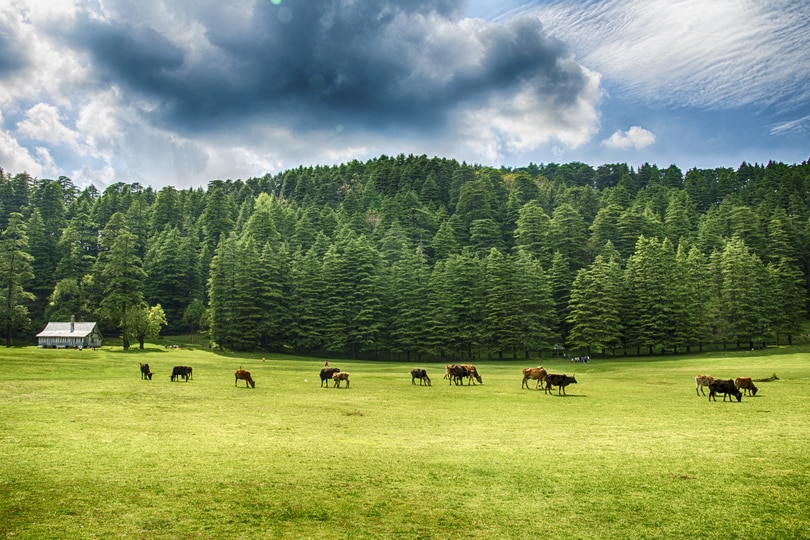
#> input picture himachal.jpg, 810 x 540 px, found by its file name
$ jupyter execute --allow-errors numpy.ipynb   (shell and % lines are left out)
#> lines starting #> are read from the running program, lines starting #| are printed output that depends on the picture; long printed decimals are rounded
<a href="https://colab.research.google.com/github/mkmritunjay/machineLearning/blob/master/numpy.ipynb" target="_parent"></a>

### Basics:
NumPy’s main object is the homogeneous multidimensional array. It is a table of elements (usually numbers), all of the same type, indexed by a tuple of non-negative integers. In NumPy dimensions are called axes.

For example, the coordinates of a point in 3D space [1, 2, 1] has one axis. That axis has 3 elements in it, so we say it has a length of 3. In the example below:

[[ 1., 0., 0.],
 [ 0., 1., 2.]]

the array has 2 axes. The first axis has a length of 2, the second axis has a length of 3.

---
NumPy’s array class is called ndarray. It is also known by the alias array. Note that numpy.array is not the same as the Standard Python Library class array.array, which only handles one-dimensional arrays and offers less functionality. The more important attributes of an ndarray object are:

1. ndarray.ndim

the number of axes (dimensions) of the array.

2. ndarray.shape

the dimensions of the array. This is a tuple of integers indicating the size of the array in each dimension. For a matrix with n rows and m columns, shape will be (n,m). The length of the shape tuple is therefore the number of axes, ndim.

3. ndarray.size

the total number of elements of the array. This is equal to the product of the elements of shape.

4. ndarray.dtype

an object describing the type of the elements in the array. One can create or specify dtype’s using standard Python types. Additionally NumPy provides types of its own. numpy.int32, numpy.int16, and numpy.float64 are some examples.

5. ndarray.itemsize

the size in bytes of each element of the array. For example, an array of elements of type float64 has itemsize 8 (=64/8), while one of type complex32 has itemsize 4 (=32/8). It is equivalent to ndarray.dtype.itemsize.

6. ndarray.data

the buffer containing the actual elements of the array. Normally, we won’t need to use this attribute because we will access the elements in an array using indexing facilities.

[cell 1]
import numpy as np

arr0 = np.zeros(4) # this will create an array of zeros of size 4, and each of type float.
arr0

[cell 2]
arr1 = np.ones(3) # this will create an array of one's of size 3, and each of type float.
arr1

[cell 3]
print('size of array with elements as 0s: {}'.format(arr0.shape))
print('size of array with elements as 1s: {}'.format(arr1.shape))

[cell 4]
emptyArr = np.empty(3)
emptyArr

[cell 5]
arr = np.arange(2,8,2) # creates an array of int elements. start=2, end=8, skip one value at a time
arr

[cell 6]
arr = np.linspace(2,8,4) # creates an array of 4 elements. values(float) of elements will be between 2 to 8
arr

[cell 7]
arr = np.array([10,20])
arr

[cell 8]
l = [1,2,3,4,5,6]
arr_l = np.array(l) # creates a 1-d numpy array
arr_l

[cell 9]
l2 = [7,8,9,4,5,6]
arr_l2 = np.array([l,l2]) # creates a 2-d numpy array
arr_l2

[cell 10]
np.random.seed(0) # makes the random numbers predictable. With the seed reset (every time), the same set of numbers will appear every time.
arr_rand = np.random.randint(10, size=5)
np.random.seed(0)
arr_rand2 = np.random.randint(10, size=5)
arr_rand

[cell 11]
arr_rand2 # will have same set of random numbers as arr_rand

[cell 12]
# slicing the array
arr_rand[0]

[cell 13]
arr_rand[0:2]

[cell 14]
arr_rand[-1]

[cell 15]
from skimage import io
url = 'https://raw.githubusercontent.com/mkmritunjay/machineLearning/master/himachal.jpg'

photo = io.imread(url)
#> photo is the input picture: shape (540, 810, 3); mean R, G, B 126.8, 142.3, 99.9

[cell 16]
type(photo)

[cell 17]
photo.shape
#> Out = (540, 810, 3)

[cell 18]
import matplotlib.pyplot as plt
plt.imshow(photo)

[cell 19]
plt.imshow(photo[::-1]) # reverse the rows.
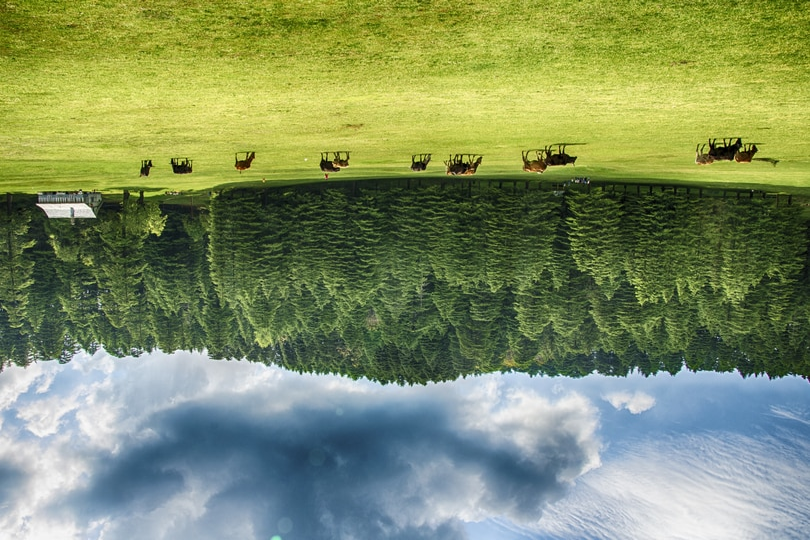
#> shown: shape (540, 810, 3); mean R, G, B 126.8, 142.3, 99.9

[cell 20]
plt.imshow(photo[:, ::-1]) # reverse the columns. It will create an mirror image.
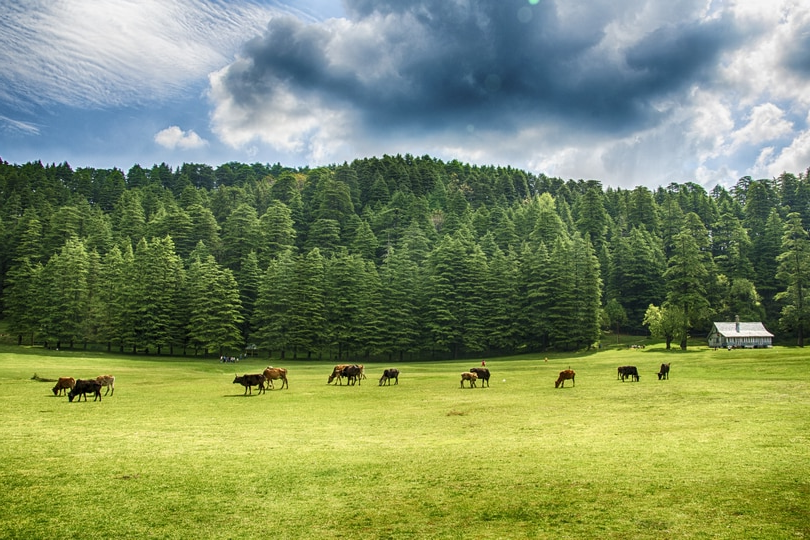
#> shown: shape (540, 810, 3); mean R, G, B 126.8, 142.3, 99.9

[cell 21]
# slice the image
plt.imshow(photo[200:400,20:350]) # showing only a slice of the image
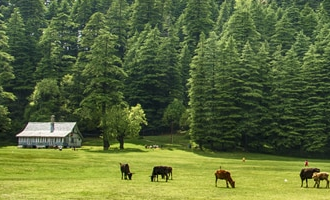
#> shown: shape (200, 330, 3); mean R, G, B 91.2, 106.6, 58

[cell 22]
plt.imshow(photo[::2, ::2])
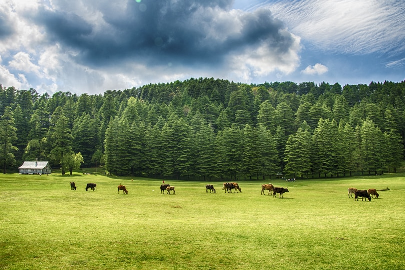
#> shown: shape (270, 405, 3); mean R, G, B 126.9, 142.3, 100.2

[cell 23]
# Using some inbuilt functions
photo_sin = np.sin(photo)
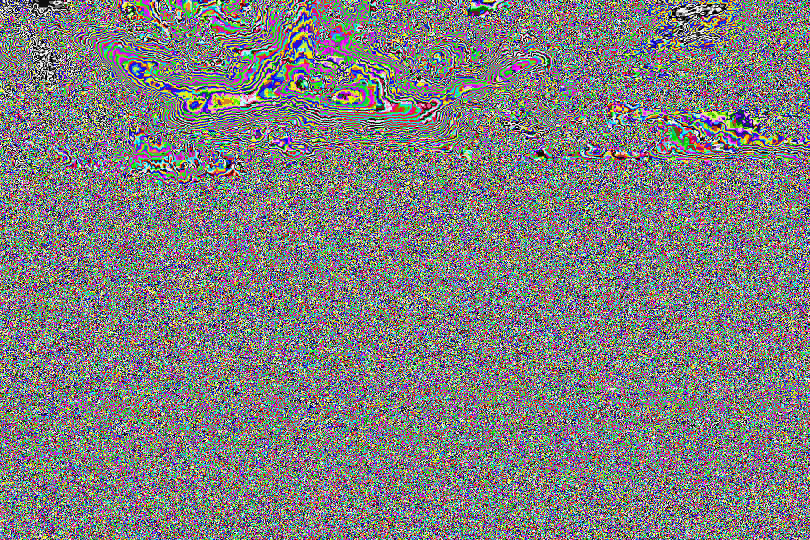
#> photo_sin: shape (540, 810, 3) float16; mean R, G, B 0.00156, 0.000295, 0.00163; drawn with min black and max white
photo_sin

[cell 24]
print(np.sum(photo))
#| 161421150
print(np.prod(photo))
#| 0
print(np.mean(photo))
#| 123.016
print(np.std(photo))
#| 65.354
print(np.var(photo))
#| 4271.145
print(np.min(photo))
#| 0
print(np.max(photo))
#| 255
print(np.argmin(photo)) # Returns the indices of the minimum values along an axis.
#| 536888
print(np.argmax(photo)) # Returns the indices of the maximum values along an axis.
#| 397690

[cell 25]
arr = np.array([1,2,3,4,5,6,7,8])

[cell 26]
arr < 3

[cell 27]
arr > 4

[cell 28]
arr[arr>4]

[cell 29]
photo_masked = np.where(photo> 100, 255, 0)
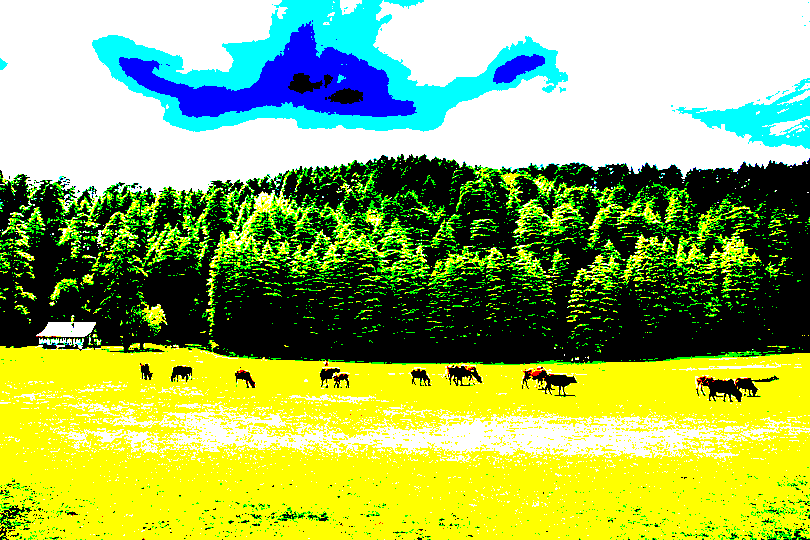
#> photo_masked: shape (540, 810, 3) int64; mean R, G, B 154.3, 180.9, 96.7

[cell 30]
plt.imshow(photo_masked)

[cell 31]
plt.imshow(np.where(photo> 50, 255, 0))
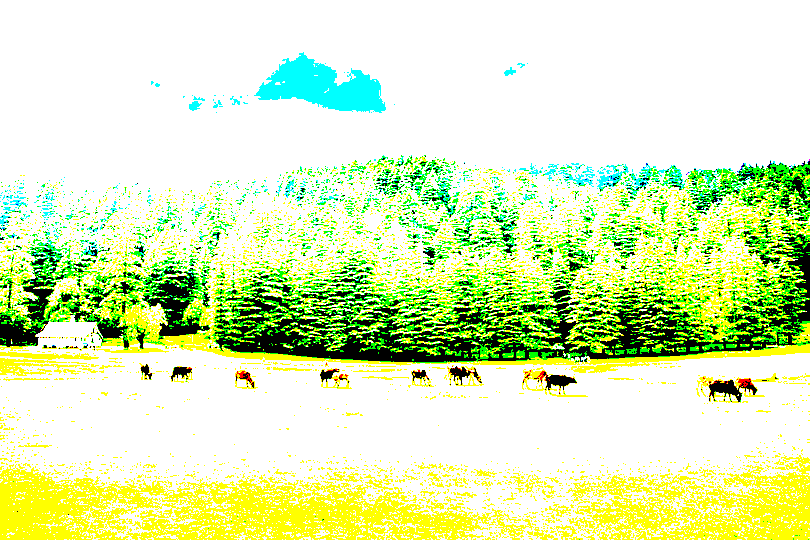
#> shown: shape (540, 810, 3); mean R, G, B 217.6, 238, 182.1

[cell 32]
plt.imshow(np.where(photo> 200, 255, 0))
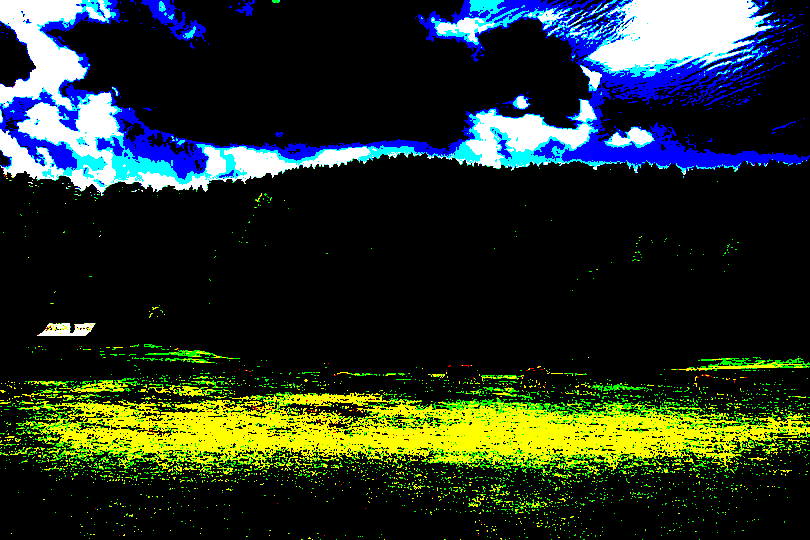
#> shown: shape (540, 810, 3); mean R, G, B 36.1, 49, 35.4

[cell 33]
a_arr = np.array([1,2,3,4,5])
b_arr = np.array([6,8,9,5,3])

a_arr+b_arr

[cell 34]
a_arr+30

[cell 35]
a_arr*2

[cell 36]
a_arr*b_arr

[cell 37]
a_arr @ b_arr # gives dot(.) product of two arrays

[cell 38]
plt.imshow(photo[:,:,0].T)
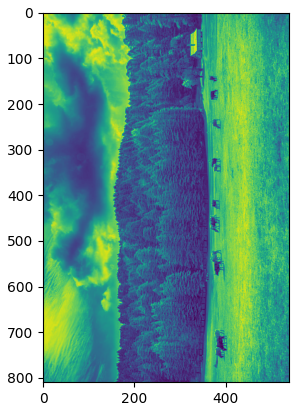
#> figure drawn by matplotlib, 1 panel

### Casting

Upcasting --->

int64 - float16 - float64

<--- Downcasting

[cell 39]
# numpy array operations
import numpy as np
l1 = [1,2,3,4]
np_l1 = np.array(l1)
print(np_l1.shape)
print(np_l1)

[cell 40]
# row vector
row_vector = np_l1[:,np.newaxis]
print(row_vector.shape)
print(row_vector)

[cell 41]
# column vector
col_vector = np_l1[np.newaxis,:]
print(col_vector.shape)
print(col_vector)

[cell 42]
# reshape
arr = np.arange(15)
print(arr)

[cell 43]
arr2d = arr.reshape(3,5)
print(arr2d.ndim)
print(arr2d)

[cell 44]
# arithmetic operation on numpy arrays
arr1 = np.random.randint(1,10,size=(3,3))
arr1

[cell 45]
arr2 = np.random.randint(10,20,size=(3,3))
arr2

[cell 46]
np.add(arr1, arr2)

[cell 47]
np.subtract(arr1,arr2)

[cell 48]
np.multiply(arr1,arr2)

[cell 49]
np.divide(arr1,arr2)

[cell 50]
np.dot(arr1,arr2)

#> (a cell that did not finish here is left out)

### Broadcasting

[cell 52]
# for internal broadcasting both arrays should be of same column size or one of them should be of row size 1
import numpy as np
a = np.arange(5)
print(a.shape)
print(a)

[cell 53]
b = 5

[cell 54]
c = np.add(a,b) # internally it will create an array with same size as a with all elements as b, e.g [5,5,5,5,5] and add it with array a.
print(c.shape)
print(c)

[cell 55]
a = np.random.randint(10,20,size=(3,3))
b = np.random.randint(1,10,size=(2,3))
print(a)
print('\n')
print(b)

#> (a cell that did not finish here is left out)

[cell 57]
a = np.random.randint(10,20,size=(2,3))
b = np.random.randint(1,10,size=(1,3))
print(a)
print('\n')
print(b)

[cell 58]
np.add(a,b)

### Vectorization

[cell 59]
import numpy as np
a = np.arange(0,5)
b = np.arange(5,10)
print(a)
print('\n')
print(b)

[cell 60]
res = []
for i in range(len(a)):
  res.append(a[i] + b[i])
np.array(res)
